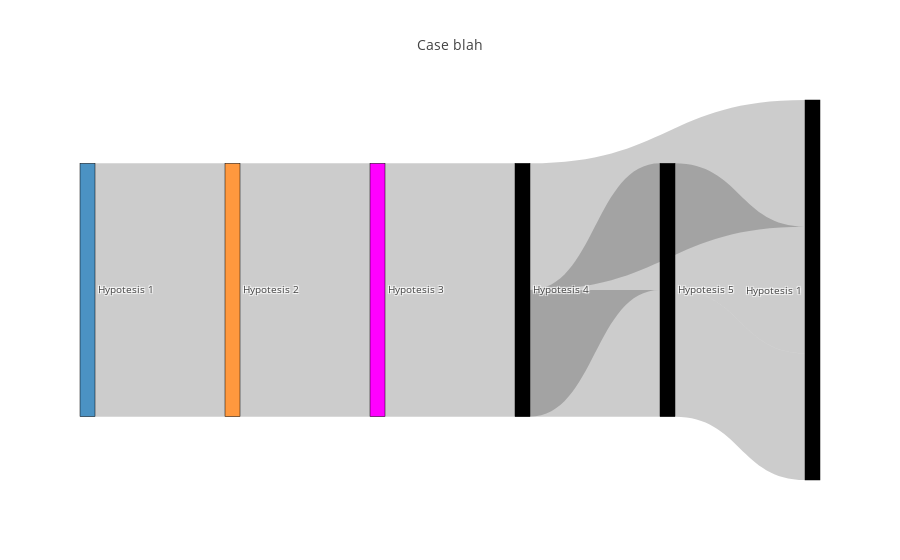

Notebook code cell kept with this figure:
### Markdown cell above
# Examples
## Hypotesis per scene

### Code cell
with open('example.json') as json_file:  
    data = json.load(json_file)

data_trace = dict(
    type='sankey',
    width = 1118,
    height = 772,
    domain = dict(
      x =  [0,1],
      y =  [0,1]
    ),
    orientation = "h",
    valueformat = ".0f",
    valuesuffix = "",
    node = dict(
      pad = 15,
      thickness = 15,
      line = dict(
        color = "black",
        width = 0.5
      ),
      label =  data['data'][0]['node']['label'],
      color =  data['data'][0]['node']['color']
    ),
    link = dict(
      source =  data['data'][0]['link']['source'],
      target =  data['data'][0]['link']['target'],
      value =  data['data'][0]['link']['value'],
      label =  data['data'][0]['link']['label']
  ))

layout =  dict(
    title = "Case blah",
    font = dict(
      size = 10
    )
)

fig = dict(data=[data_trace], layout=layout)
plotly.offline.iplot(fig, validate=False)

### Figure 1 — Plotly figure (JSON) as saved in the notebook; plotly's stock layout.template omitted (floating-point values rounded to 4 significant figures)
{"data": [{"domain": {"x": [0, 1], "y": [0, 1]}, "height": 772, "link": {"label": ["Execution 1", "Execution 2", "Execution 3", "Execution 4", "Execution 5"], "source": [0, 1, 2, 3, 4, 0, 1, 2, 3, 4], "target": [1, 2, 3, 4, 5, 1, 2, 4, 5, 5], "value": [100, 100, 100, 100, 100, 100, 100, 100, 100, 100]}, "node": {"color": ["rgba(31, 119, 180, 0.8)", "rgba(255, 127, 14, 0.8)", "magenta"], "label": ["Hypotesis 1", "Hypotesis 2", "Hypotesis 3", "Hypotesis 4", "Hypotesis 5", "Hypotesis 1", "Hypotesis 2", "Hypotesis 3", "Hypotesis 4", "Hypotesis 5"], "line": {"color": "black", "width": 0.5}, "pad": 15, "thickness": 15}, "orientation": "h", "type": "sankey", "valueformat": ".0f", "valuesuffix": "", "width": 1118}], "layout": {"autosize": true, "font": {"size": 10}, "title": {"text": "Case blah"}}}
